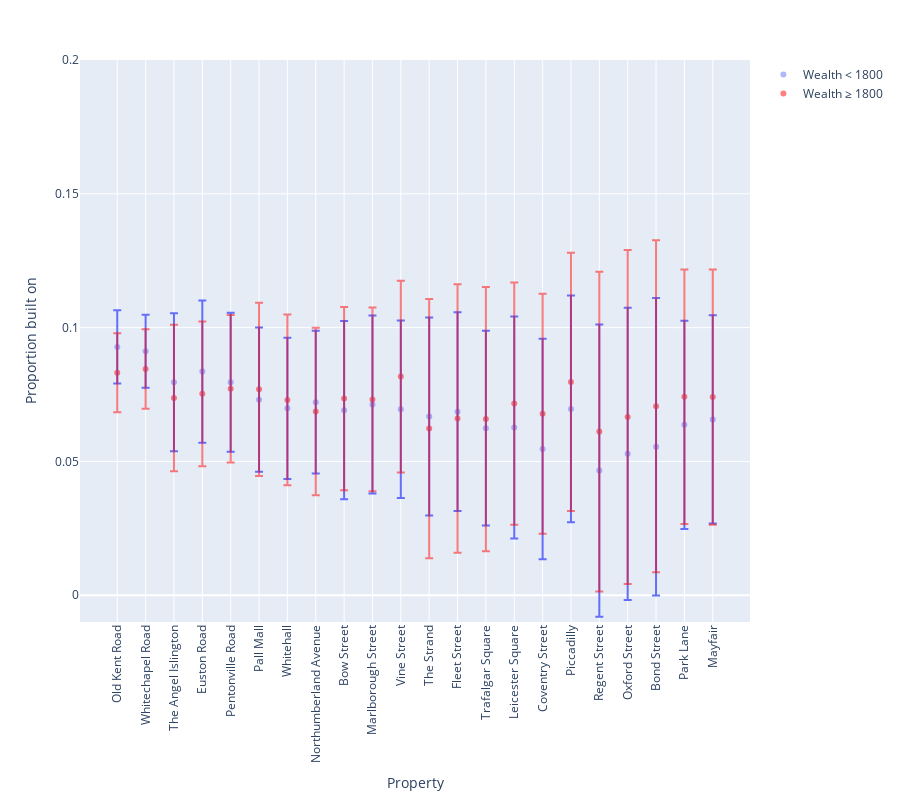

This figure's notebook cell:
### Code cell
plot_action_proportions_onevar(df_build, 'Proportion built on (low wealth)', 'Proportion built on (high wealth)',
                        'Error (low wealth)', 'Error (high wealth)', 'Wealth < 1800', 'Wealth ≥ 1800', 'Proportion built on', 
                        max_idx=21, ymin=-0.01, ymax=0.2)

### Figure 1 — Plotly figure (JSON) as saved in the notebook; plotly's stock layout.template omitted (floating-point values rounded to 4 significant figures)
{"data": [{"error_y": {"array": [0.01368, 0.01365, 0.0258, 0.02656, 0.02594, 0.02698, 0.02638, 0.0267, 0.0333, 0.03322, 0.03318, 0.03701, 0.03713, 0.03641, 0.04148, 0.04122, 0.04233, 0.05456, 0.05461, 0.05559, 0.03888, 0.03893]}, "hovertemplate": "Property=%{x}<br>Proportion built on (low wealth)=%{y}<extra></extra>", "legendgroup": "", "marker": {"color": "#636efa", "opacity": 0.5, "symbol": "circle"}, "mode": "markers", "name": "Wealth < 1800", "orientation": "v", "showlegend": true, "type": "scatter", "x": ["Old Kent Road", "Whitechapel Road", "The Angel Islington", "Euston Road", "Pentonville Road", "Pall Mall", "Whitehall", "Northumberland Avenue", "Bow Street", "Marlborough Street", "Vine Street", "The Strand", "Fleet Street", "Trafalgar Square", "Leicester Square", "Coventry Street", "Piccadilly", "Regent Street", "Oxford Street", "Bond Street", "Park Lane", "Mayfair"], "xaxis": "x", "y": [0.09278, 0.09116, 0.07959, 0.08356, 0.07959, 0.07309, 0.06983, 0.07214, 0.06917, 0.07128, 0.06947, 0.06681, 0.06858, 0.06243, 0.06267, 0.05464, 0.06964, 0.04657, 0.05285, 0.05551, 0.06368, 0.06571], "yaxis": "y"}, {"error_y": {"array": [0.01474, 0.01485, 0.02737, 0.02706, 0.02755, 0.03235, 0.03191, 0.0313, 0.03424, 0.03431, 0.03584, 0.04844, 0.05018, 0.04938, 0.04528, 0.04485, 0.04824, 0.05975, 0.06242, 0.06201, 0.04754, 0.04769]}, "hovertemplate": "Property=%{x}<br>Proportion built on (high wealth)=%{y}<extra></extra>", "legendgroup": "", "marker": {"color": "red", "symbol": "circle"}, "mode": "markers", "name": "Wealth ≥ 1800", "opacity": 0.5, "orientation": "v", "showlegend": true, "type": "scatter", "x": ["Old Kent Road", "Whitechapel Road", "The Angel Islington", "Euston Road", "Pentonville Road", "Pall Mall", "Whitehall", "Northumberland Avenue", "Bow Street", "Marlborough Street", "Vine Street", "The Strand", "Fleet Street", "Trafalgar Square", "Leicester Square", "Coventry Street", "Piccadilly", "Regent Street", "Oxford Street", "Bond Street", "Park Lane", "Mayfair"], "xaxis": "x", "y": [0.08314, 0.08454, 0.07366, 0.07526, 0.07715, 0.07694, 0.07298, 0.06868, 0.07348, 0.07319, 0.08169, 0.06226, 0.06604, 0.06584, 0.07162, 0.06784, 0.07971, 0.06117, 0.0666, 0.07061, 0.07416, 0.07405], "yaxis": "y"}], "layout": {"height": 800, "legend": {"tracegroupgap": 0}, "margin": {"t": 60}, "xaxis": {"anchor": "y", "domain": [0, 1], "tickangle": -90, "title": {"text": "Property"}}, "yaxis": {"anchor": "x", "domain": [0, 1], "range": [-0.01, 0.2], "title": {"text": "Proportion built on"}}}}
